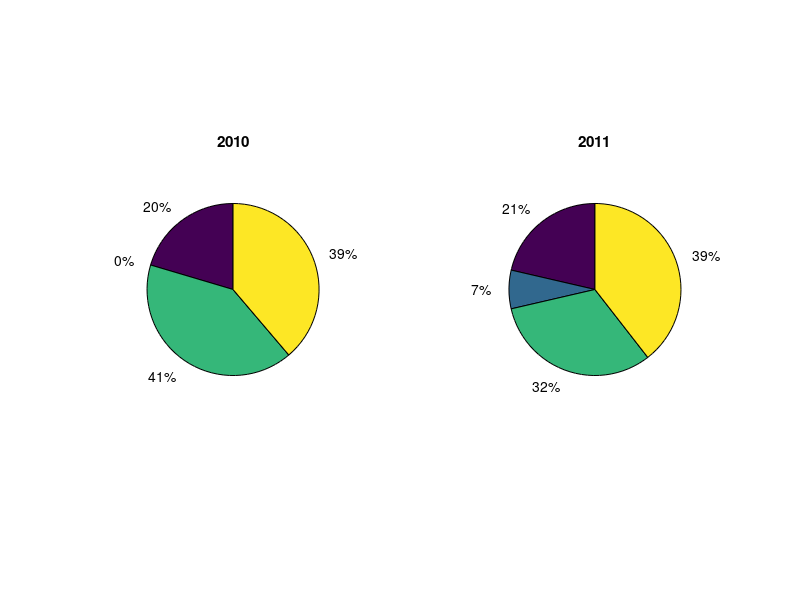

Here is the MATLAB script that generated this plot: (Note: this script raises an error after producing the figure.)
%=============================================================================
% Copyright (c) 2016-present Allan CORNET (Nelson)
%=============================================================================
% This file is part of Nelson.
%=============================================================================
% LICENCE_BLOCK_BEGIN
% SPDX-License-Identifier: LGPL-3.0-or-later
% LICENCE_BLOCK_END
%=============================================================================
% <--WEIGHT 2-->
% <--ADV-CLI MODE-->
%=============================================================================
f4 = figure();
y2010 = [50 0 100 95];
y2011 = [65 22 97 120];
ax1 = subplot(1, 2, 1);
p1 = pie(ax1, y2010)
title('2010')
ax2 = subplot(1, 2, 2);
p2 = pie(ax2, y2011)
title('2011')
asserts.isequal(size(p1), [1 8]);
asserts.isequal(size(p2), [1 8]);
close all
%=============================================================================
